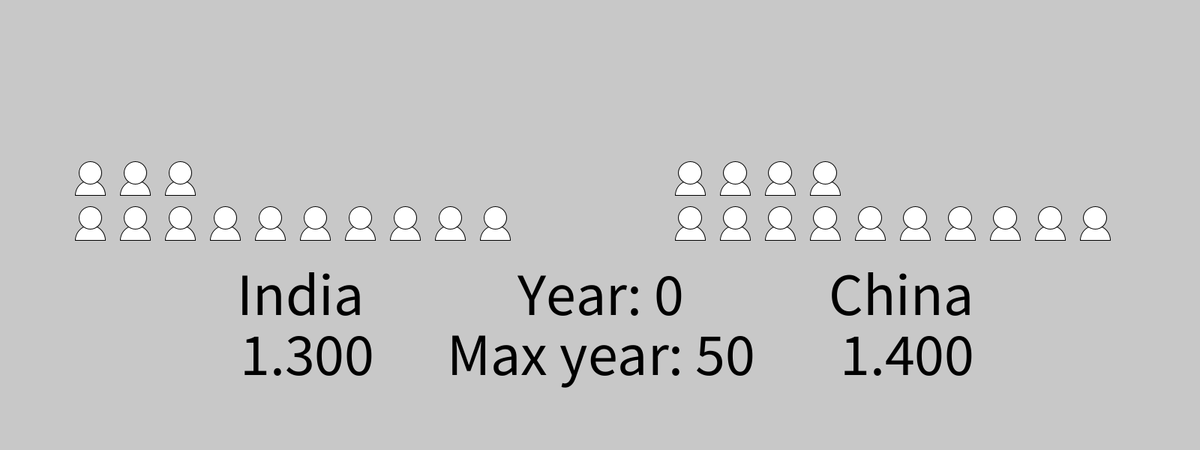
Frame 1 (no input)
Frame 60 (the mouse pressed at the canvas centre just before this capture): identical to frame 1, image omitted
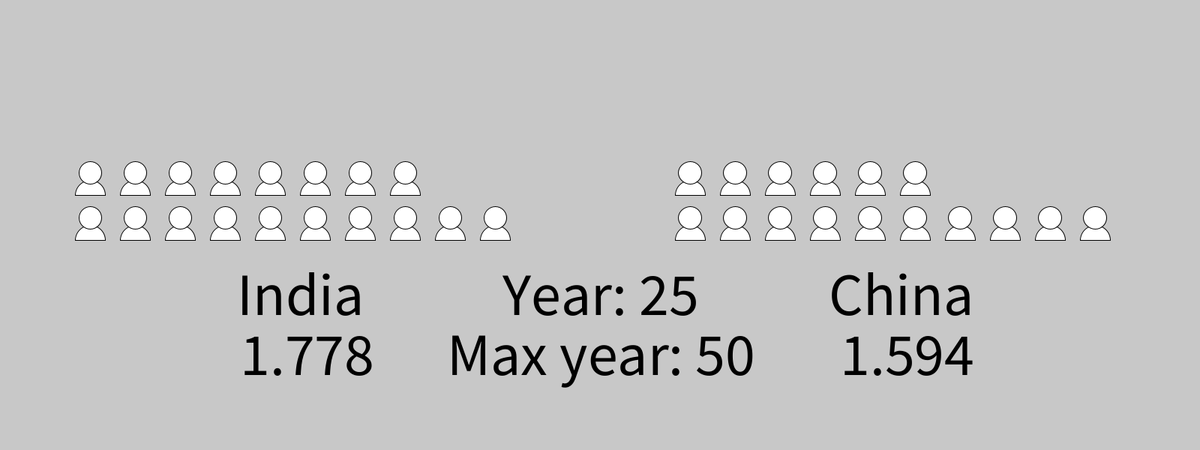
Frame 120 (the mouse held since frame 60 and released just before this capture)

The Processing sketch that drew these frames (run headless with seeded random() and noise(); from frame 60 on, the mouse is pressed at the canvas centre):

// Processing sketch: populationGrowth
// ── populationGrowth.pde
// Countries and their population + growth to compare
Country[] countries = {
  new Country("India", 1.3, 1.26),
  new Country("China", 1.4, 0.52)
};

// initial max year, could be changed by mouse wheel
float maxYear = 50;

// year input is bound to mouse x axis
float year = 0;

// beyond this borders on the x axis the mouse postion
// won't affect the current year
float mouseBorder = 50;

// multiplies the population by drawFactor to make
// the amounts of heads more or less visible
float drawFactor = 10;

void setup() {
  size(1600, 600);
  //fullScreen();
  textAlign(CENTER);
  textSize(80);
}

void draw() {
  background(200);
  
  float mouseXarea = (mouseX - mouseBorder) / (width - mouseBorder * 2);
  year = constrain(mouseXarea, 0, 1) * maxYear;
  
  for (int c = 0; c < countries.length; c++) {
    float population = Math.round(countries[c].getPopulation(year) * drawFactor);
    fill(255);
    for (int p = 0; p < population; p++) {
      push();
      translate(
          width / 2 * c + width * 0.075 + p % 10 * (width * 0.0375),
          height/2 - p / 10 * (width * 0.0375)
      );
      drawHead();
      pop();
    }
    fill(0);
    drawCountry(c);
  }

  drawYear();
}

void drawHead() {
  arc(0, width * 0.0125, width * 0.025, width * 0.025, PI, PI*2, CHORD);
  circle(0, - width * 0.00625, width * 0.01875);
}

void drawCountry(int idx) {
  push();
  translate(width/4f + width/2f * idx, height/2+120);
  text(countries[idx].name, 0, 0);
  text(countries[idx].getPopulation(year), 0, 80);
  pop();
}

void drawYear() {
  push();
  translate(width/2, height/2+120);
  text("Year: " + Math.round(year), 0, 0);
  text("Max year: " + Math.round(maxYear), 0, 80);
  pop();
}

void mouseWheel(MouseEvent event) {
  float e = event.getCount();
  maxYear -= e;
  if (maxYear < 1) maxYear = 1;
}

static float getCompoundInterest(float initial, float rate, float years) {
  return initial * (float) Math.pow(1 + rate/100f, years);
}

class Country {
  String name;
  float population;
  float growth;
  
  Country(String name, float population, float growth) {
    this.name = name;
    this.population = population;
    this.growth = growth;
  }
  
  float getPopulation(float years) {
    return getCompoundInterest(population, growth, years);
  }
}
